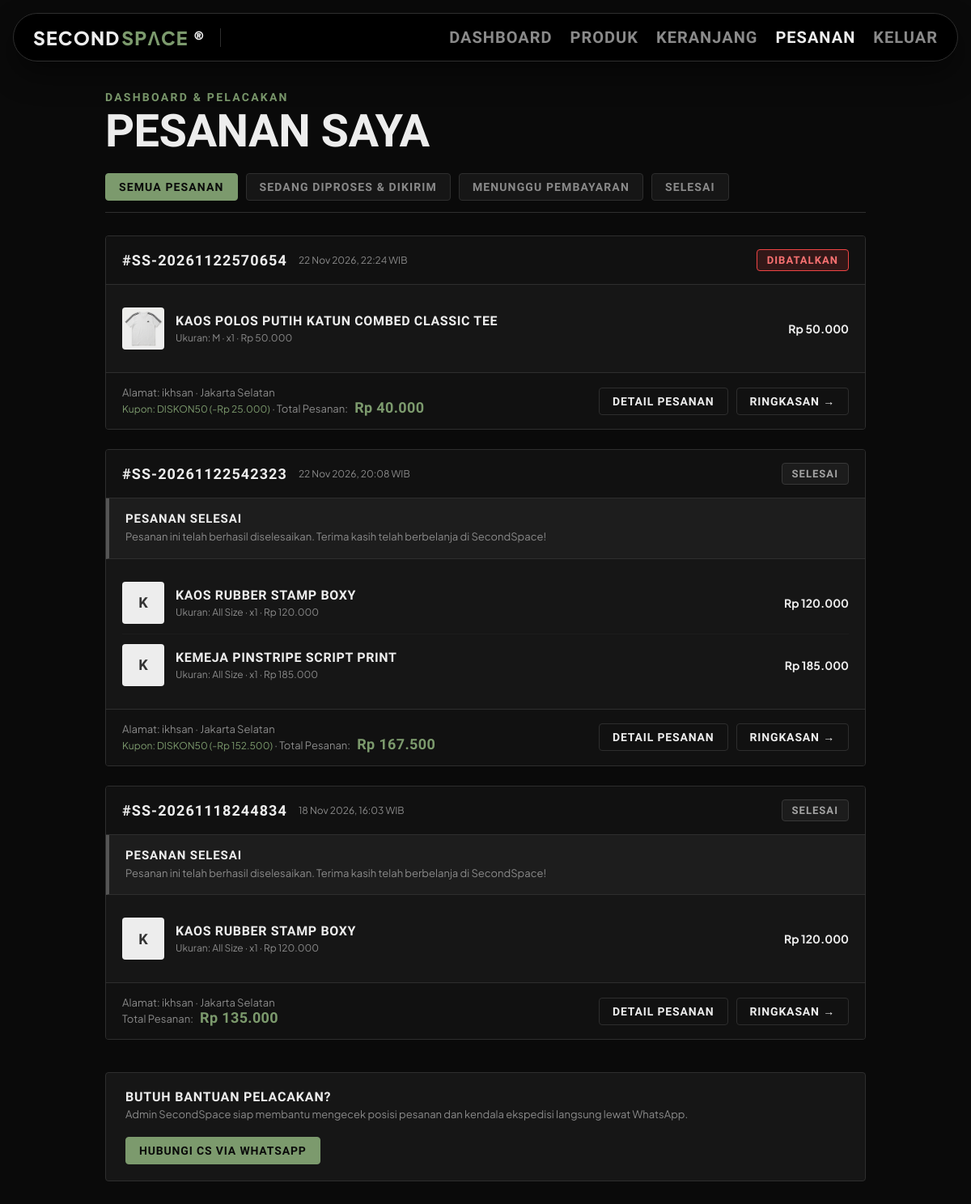
The page /user/pesanan.php (signed in) on the database its author committed.
### tables this page shows
CREATE TABLE `orders` (
  `id` int(11) NOT NULL AUTO_INCREMENT,
  `user_id` int(11) NOT NULL,
  `order_code` varchar(50) DEFAULT NULL,
  `address_id` int(11) DEFAULT NULL,
  `subtotal` decimal(12,2) DEFAULT NULL,
  `shipping` decimal(12,2) DEFAULT NULL,
  `total` decimal(12,2) DEFAULT NULL,
  `payment_method` varchar(50) DEFAULT NULL,
  `proof_image` varchar(255) DEFAULT NULL,
  `payment_notes` text DEFAULT NULL,
  `payment_status` enum('Belum Bayar','Menunggu Pembayaran','Menunggu Konfirmasi','Menunggu Verifikasi','Dibayar','Terverifikasi','Ditolak','Selesai','Dibatalkan') NOT NULL DEFAULT 'Menunggu Pembayaran',
  `order_status` enum('Menunggu Pembayaran','Diproses','Dikirim','Selesai','Dibatalkan') NOT NULL DEFAULT 'Menunggu Pembayaran',
  `notes` text DEFAULT NULL,
  `shipping_courier` varchar(50) DEFAULT NULL,
  `tracking_number` varchar(100) DEFAULT NULL,
  `created_at` timestamp NULL DEFAULT current_timestamp(),
  PRIMARY KEY (`id`),
  KEY `idx_order_code` (`order_code`),
  KEY `idx_order_status` (`order_status`),
  KEY `idx_payment_status` (`payment_status`),
  KEY `idx_orders_created` (`created_at`),
  KEY `fk_orders_user` (`user_id`),
  CONSTRAINT `fk_orders_user` FOREIGN KEY (`user_id`) REFERENCES `users` (`id`) ON DELETE NO ACTION ON UPDATE CASCADE
);

CREATE TABLE `order_items` (
  `id` int(11) NOT NULL AUTO_INCREMENT,
  `order_id` int(11) NOT NULL,
  `product_id` int(11) NOT NULL,
  `product_name` varchar(255) DEFAULT NULL,
  `quantity` int(11) NOT NULL DEFAULT 1,
  `price` decimal(12,2) NOT NULL,
  `subtotal` decimal(12,2) DEFAULT NULL,
  PRIMARY KEY (`id`),
  KEY `fk_order_items_order` (`order_id`),
  CONSTRAINT `fk_order_items_order` FOREIGN KEY (`order_id`) REFERENCES `orders` (`id`) ON DELETE CASCADE ON UPDATE CASCADE
);

CREATE TABLE `products` (
  `id` int(11) NOT NULL AUTO_INCREMENT,
  `name` varchar(255) NOT NULL,
  `category` varchar(50) NOT NULL,
  `brand` varchar(100) DEFAULT 'No Brand',
  `price` decimal(12,2) NOT NULL,
  `stock` int(11) NOT NULL DEFAULT 1,
  `condition` enum('Seperti Baru','Bagus','Ada Minus') NOT NULL DEFAULT 'Bagus',
  `image` varchar(255) DEFAULT NULL,
  `description` text DEFAULT NULL,
  `material` varchar(100) DEFAULT NULL,
  `size` varchar(50) DEFAULT NULL,
  `sku` varchar(50) DEFAULT NULL,
  `created_at` timestamp NULL DEFAULT current_timestamp(),
  PRIMARY KEY (`id`),
  UNIQUE KEY `sku` (`sku`),
  KEY `idx_product_category` (`category`)
);

CREATE TABLE `addresses` (
  `id` int(11) NOT NULL AUTO_INCREMENT,
  `user_id` int(11) NOT NULL,
  `recipient_name` varchar(100) NOT NULL,
  `phone` varchar(20) NOT NULL,
  `address` text NOT NULL,
  `city` varchar(100) NOT NULL,
  `postal_code` varchar(20) NOT NULL,
  PRIMARY KEY (`id`)
);

### user/pesanan.php (the view, shortened to what the rows shown need)
<?php
require_once __DIR__ . '/../shared/koneksi.php';
require_once __DIR__ . '/../shared/fungsi.php';
$isLoggedIn = isset($_SESSION["user_id"]);
$userId = $isLoggedIn ? (int)$_SESSION["user_id"] : 0;
$name = $_SESSION["name"] ?? "Pelanggan";
$username = $_SESSION["username"] ?? "guest";
$orders = [];
$statusFilter = strtolower(trim($_GET["status"] ?? "semua"));
if ($isLoggedIn && $userId > 0) {
    $hasProvince = false;
    $provinceSelect = $hasProvince ? "a.province," : "'' AS province,";
    $query = "
        SELECT
            o.*,
            a.recipient_name,
            a.phone,
            a.address,
            a.city,
            {$provinceSelect}
            a.postal_code
        FROM orders o
        LEFT JOIN addresses a ON o.address_id = a.id
        WHERE o.user_id = ?
    ";
    $query .= " ORDER BY o.id DESC";
    $stmtOrders = $conn->prepare($query);
    if ($stmtOrders) {
        $stmtOrders->bind_param("i", $userId);
        $stmtOrders->execute();
        $res = $stmtOrders->get_result();
        $stmtItems = $conn->prepare("
            SELECT oi.*, p.image, p.size as p_size, p.category
            FROM order_items oi
            LEFT JOIN products p ON oi.product_id = p.id
            WHERE oi.order_id = ?
            ORDER BY oi.id ASC
        ");
        while ($res && $order = $res->fetch_assoc()) {
            $orderId = (int)$order["id"];
            $items = [];
            if ($stmtItems) {
                $stmtItems->bind_param("i", $orderId);
                $stmtItems->execute();
                $resItems = $stmtItems->get_result();
                while ($resItems && $it = $resItems->fetch_assoc()) {
                    $items[] = $it;
                }
            }
            $order["items"] = $items;
            $orders[] = $order;
        }
    }
}
function getOrderStatusBadge(string $status): array {
    switch ($status) {
        case "Selesai":
            return [
                "label" => "SELESAI",
                "class" => "badge-selesai",
                "desc"  => "Pesanan telah selesai diterima.",
                "icon"  => ""
            ];
        case "Dibatalkan":
            return [
                "label" => "DIBATALKAN",
                "class" => "badge-dibatalkan",
                "desc"  => "Pesanan ini telah dibatalkan.",
                "icon"  => ""
            ];
    }
}
$lastOrderCode = !empty($orders) ? ($orders[0]["order_code"] ?: "-") : "-";
$waTrackMsg = "Halo SecondSpace, saya ingin cek status dan nomor resi pengiriman pesanan saya. Akun: " . $name . " (@" . $username . "). Kode pesanan terakhir: " . $lastOrderCode . ".";
$waTrackUrl = waLink($whatsappNumber, $waTrackMsg);
?>
<!DOCTYPE html>
<html lang="id">
<head>
    <link rel="stylesheet" href="modern-theme.css">
</head>
<body>
<div class="pesanan-page-container">
    <div class="page-header" style="margin-bottom: 24px;">
        <h1 class="page-title" style="margin-bottom: 0;">PESANAN SAYA</h1>
    </div>
    <?php if (!$isLoggedIn): ?>
        <div class="state-box">
            <h2 class="state-title">Masuk untuk Melacak Pesanan</h2>
            <p class="state-desc">
                Silakan masuk dengan akun SecondSpace kamu untuk melihat pesanan yang sedang diproses dan mengecek status pengiriman.
            </p>
            <div class="state-actions">
                <a href="login.php?redirect=pesanan.php" class="btn-order-solid" style="padding: 12px 28px; font-size: 16px;">
                    MASUK KE AKUN
                </a>
                <a href="<?= $waTrackUrl ?>" target="_blank" rel="noopener" class="btn-order-outline" style="padding: 12px 24px; font-size: 16px;">
                    TANYA ADMIN VIA WA
                </a>
            </div>
        </div>
    <?php else: ?>
        <?php if (empty($orders)): ?>
            <div class="state-box">
                <h2 class="state-title">Belum Ada Pesanan</h2>
                <p class="state-desc">
                    <?php if ($statusFilter !== "semua"): ?>
                        Tidak ada pesanan dengan status yang dipilih.
                    <?php else: ?>
                        Kamu belum memiliki pesanan aktif atau riwayat pembelian. Temukan pakaian preloved pilihanmu sekarang!
                    <?php endif; ?>
                </p>
                <div class="state-actions">
                    <a href="produk.php" class="btn-order-solid" style="padding: 12px 28px; font-size: 16px;">
                        EXPLORE KATALOG PRODUK &rarr;
                    </a>
                </div>
            </div>
        <?php else: ?>
            <?php foreach ($orders as $order): ?>
                <?php
                $orderCode = $order["order_code"] ?: ("SS-" . $order["id"]);
                $currentStatus = $order["order_status"] ?: "Menunggu Pembayaran";
                $statusBadge = getOrderStatusBadge($currentStatus);
                $hasTracking = !empty($order["tracking_number"]);
                $courierName = $order["shipping_courier"] ?: ($order["courier"] ?? "Ekspedisi Reguler");
                $dateFormatted = date("d M Y, H:i", strtotime($order["created_at"])) . " WIB";
                ?>
                <div class="order-card">
                    <div class="order-card-header">
                        <div class="order-meta-info">
                            <span class="order-code-title">#<?= htmlspecialchars($orderCode) ?></span>
                            <span class="order-date-text"><?= htmlspecialchars($dateFormatted) ?></span>
                        </div>
                        <div>
                            <span class="status-badge <?= $statusBadge["class"] ?>">
                                <?= $statusBadge["icon"] ?> <?= $statusBadge["label"] ?>
                            </span>
                        </div>
                    </div>
                    <?php if ($currentStatus === "Dikirim"): ?>
                        <div class="tracking-banner dikirim">
                            <div class="tracking-banner-title">
                                PAKET SEDANG DALAM PENGIRIMAN
                            </div>
                            <p class="tracking-banner-desc">
                                Paketmu telah diserahkan ke kurir dan sedang dalam perjalanan menuju alamat pengiriman.
                            </p>
                            <div class="tracking-data-row">
                                <div class="tracking-data-item">
                                    <span>Kurir:</span>
                                    <strong><?= htmlspecialchars($courierName) ?></strong>
                                </div>
                                <div class="tracking-data-item">
                                    <span>Nomor Resi:</span>
                                    <?php if ($hasTracking): ?>
                                        <span class="resi-badge"><?= htmlspecialchars($order["tracking_number"]) ?></span>
                                    <?php else: ?>
                                        <span style="color: var(--mu); font-style: italic;">Sedang diperbarui oleh admin</span>
                                    <?php endif; ?>
                                </div>
                            </div>
                            <?php
                            $waTrackSpecific = "Halo SecondSpace, saya ingin melacak pengiriman pesanan #" . $orderCode . ($hasTracking ? " dengan no. resi " . $order["tracking_number"] : "") . ". Mohon info posisi paketnya ya.";
                            $waTrackUrlSpecific = waLink($whatsappNumber, $waTrackSpecific);
                            ?>
                            <div style="margin-top: 14px;">
                                <a href="<?= $waTrackUrlSpecific ?>" target="_blank" rel="noopener" class="btn-order-solid" style="font-size: 13px; padding: 7px 14px;">
                                    LACAK VIA WHATSAPP CS
                                </a>
                            </div>
                        </div>
                    <?php elseif ($currentStatus === "Selesai"): ?>
                        <div class="tracking-banner selesai">
                            <div class="tracking-banner-title">
                                PESANAN SELESAI
                            </div>
                            <p class="tracking-banner-desc" style="margin-bottom: 0;">
                                Pesanan ini telah berhasil diselesaikan. Terima kasih telah berbelanja di SecondSpace!
                            </p>
                        </div>
                    <?php endif; ?>
                    <div class="order-items-list">
                        <?php if (!empty($order["items"])): ?>
                            <?php foreach ($order["items"] as $it): ?>
                                <div class="order-item-row">
                                    <div class="order-item-left">
                                        <div class="order-item-thumb">
                                            <?php $orderItemImg = gambar_produk_url($it["image"] ?? '', 'user'); ?>
                                            <?php if (!empty($orderItemImg)): ?>
                                                <img src="<?= htmlspecialchars($orderItemImg) ?>" alt="<?= htmlspecialchars($it["product_name"]) ?>">
                                            <?php else: ?>
                                                <span class="thumb-letter"><?= htmlspecialchars(substr($it["product_name"] ?? "S", 0, 1)) ?></span>
                                            <?php endif; ?>
                                        </div>
                                        <div>
                                            <div class="order-item-name"><?= htmlspecialchars($it["product_name"]) ?></div>
                                            <div class="order-item-meta">
                                                Ukuran: <?= htmlspecialchars($it["p_size"] ?: ($it["size"] ?? "All Size")) ?> &middot;
                                                x<?= (int)$it["quantity"] ?> &middot;
                                                <?= formatRupiah($it["price"]) ?>
                                            </div>
                                        </div>
                                    </div>
                                    <div class="order-item-subtotal">
                                        <?= formatRupiah($it["subtotal"]) ?>
                                    </div>
                                </div>
                            <?php endforeach; ?>
                        <?php else: ?>
                            <div style="color: var(--mu); font-size: 13px; padding: 10px 0;">
                                Rincian item pesanan
                            </div>
                        <?php endif; ?>
                    </div>
                    <div class="order-card-footer">
                        <div class="order-summary-meta">
                            Alamat: <?= htmlspecialchars($order["recipient_name"] ?? $name) ?> &middot;
                            <?= htmlspecialchars($order["city"] ?? "Jakarta") ?><br>
                            <?php if (!empty($order["notes"])): ?>
                                <span style="color: var(--ac); font-size: 12px;"><?= htmlspecialchars($order["notes"]) ?></span> &middot;
                            <?php endif; ?>
                            <span>Total Pesanan:</span>
                            <strong class="total-highlight"><?= formatRupiah($order["total"]) ?></strong>
                        </div>
                        <div class="order-card-actions">
                            <a href="detail_pesanan.php?id=<?= $order["id"] ?>" class="btn-order-outline">
                                DETAIL PESANAN
                            </a>
                            <a href="konfirmasi.php?kode=<?= urlencode($orderCode) ?>" class="btn-order-outline">
                                RINGKASAN &rarr;
                            </a>
                        </div>
                    </div>
                </div>
            <?php endforeach; ?>
        <?php endif; ?>
    <?php endif; ?>
</div>
</body>
</html>

### rows shown on the page
orders: order_code "SS-20261122570654", created_at "22 Nov 2026, 22:24 WIB", order_status "DIBATALKAN", address.recipient_name "ikhsan", address.city "Jakarta Selatan", notes "Kupon: DISKON50 (-Rp 25.000)", total "Rp 40.000"
order_items: product.image (picture), product_name "KAOS POLOS PUTIH KATUN COMBED CLASSIC TEE", product.size "M", quantity "1", price "Rp 50.000", subtotal "Rp 50.000"
orders: order_code "SS-20261122542323", created_at "22 Nov 2026, 20:08 WIB", order_status "SELESAI", shows "PESANAN SELESAI", address.recipient_name "ikhsan", address.city "Jakarta Selatan", notes "Kupon: DISKON50 (-Rp 152.500)", total "Rp 167.500"
order_items: product_name "K", product_name "KAOS RUBBER STAMP BOXY", size "All Size", quantity "1", price "Rp 120.000", subtotal "Rp 120.000"
order_items: product_name "K", product_name "KEMEJA PINSTRIPE SCRIPT PRINT", size "All Size", quantity "1", price "Rp 185.000", subtotal "Rp 185.000"
orders: order_code "SS-20261118244834", created_at "18 Nov 2026, 16:03 WIB", order_status "SELESAI", shows "PESANAN SELESAI", address.recipient_name "ikhsan", address.city "Jakarta Selatan", total "Rp 135.000"
order_items: product_name "K", product_name "KAOS RUBBER STAMP BOXY", size "All Size", quantity "1", price "Rp 120.000", subtotal "Rp 120.000"
